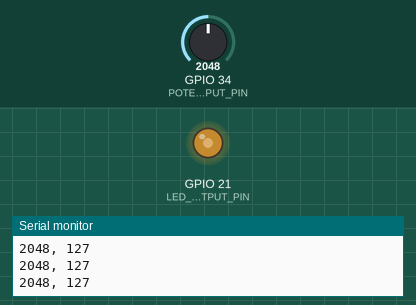
This sketch was run on a simulated ESP32. On the bench: output pins drawn as LEDs (lit = HIGH), the last lines printed to the serial monitor. The test bench sets the inputs (shaded band); at power-on: GPIO 34 (POTENTIOMETER_INPUT_PIN) = 2048.

Above: at 1.2 s.
1.3 s: GPIO 34 (POTENTIOMETER_INPUT_PIN) set to 2866
At 2.2 s:
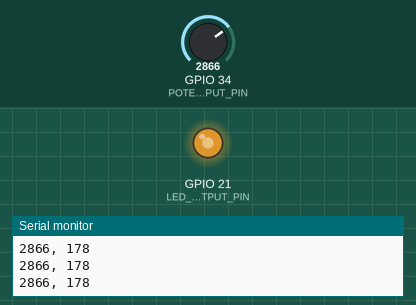
2.8 s: GPIO 34 (POTENTIOMETER_INPUT_PIN) set to 3603
At 3.4 s:
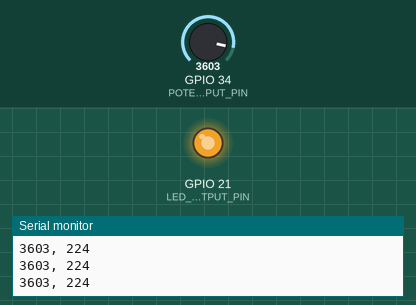
4.3 s: GPIO 34 (POTENTIOMETER_INPUT_PIN) set to 491
At 5.5 s:
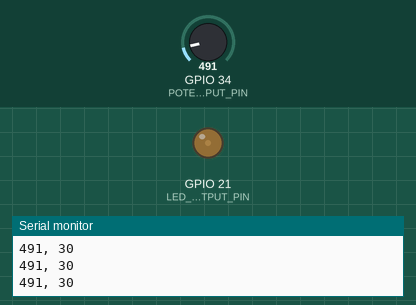
5.8 s: GPIO 34 (POTENTIOMETER_INPUT_PIN) set to 0
At 6.8 s:
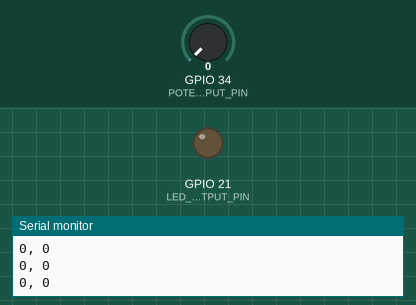
7.3 s: GPIO 34 (POTENTIOMETER_INPUT_PIN) set to 2047
At 7.7 s:
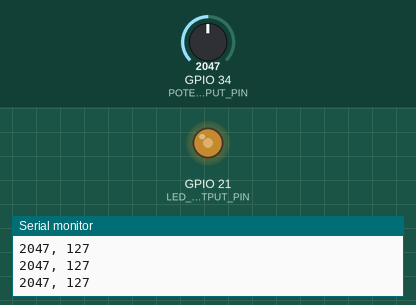
Timing chart, 0 to 9.8 s (numbered marks = the images above; inputs shaded):
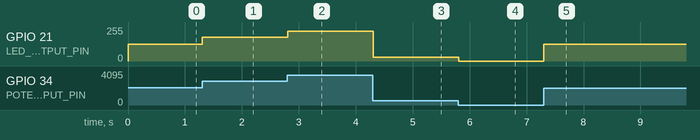

Measured:
- after the input at 1.3 s, GPIO 21 (LED_OUTPUT_PIN): 127/255 → 177/255 at once
- after the input at 2.8 s, GPIO 21 (LED_OUTPUT_PIN): 177/255 → 223/255 at once
- after the input at 4.3 s, GPIO 21 (LED_OUTPUT_PIN): 223/255 → 30/255 at once
- after the input at 5.8 s, GPIO 21 (LED_OUTPUT_PIN): 30/255 → 0/255 at once
- after the input at 7.3 s, GPIO 21 (LED_OUTPUT_PIN): 0/255 → 127/255 at once

The sketch:

PotFade.ino
```cpp
/**
 * This example reads in an analog value on A6 (GPIO 14) and uses it to set a PWM duty cycle output
 * on GPIO 21
 *
 * Note: The ESP32 has two ADC chips. The official Espressif docs state that ADC2 (attached to GPIOs
 * 0, 2, 4, 12 - 15 and 25 - 27) is only usable when the WiFi has *not started*. The Adafruit Huzzah32
 * docs state that ADC1 can only be used when the WiFi *has* been started. We believe the Huzzah 32 docs
 * are wrong.
 *
 * Official Espressif ESP32 ADC docs:
 * https://docs.espressif.com/projects/esp-idf/en/latest/esp32/api-reference/peripherals/adc.html
 *
 * Official Adafruit Huzzah32 docs:
 * https://learn.adafruit.com/adafruit-huzzah32-esp32-feather/pinouts
 *
 * By Jon E. Froehlich
 * @jonfroehlich
 * http://makeabilitylab.io
 *
 * Circuit diagram and walkthrough here:
 * https://makeabilitylab.github.io/physcomp/esp32/pot-fade
 *
 */

const int LED_OUTPUT_PIN = 21;
const int POTENTIOMETER_INPUT_PIN = A6; // GPIO 14
const int MAX_ANALOG_VAL = 4095;

const int PWM_CHANNEL = 0; // ESP32 has 16 channels which can generate 16 independent waveforms
const int PWM_FREQ = 500;  // Recall that Arduino Uno is ~490 Hz. Official ESP32 example uses 5,000Hz
const int PWM_RESOLUTION = 8; // We'll use same resolution as Uno (8 bits, 0-255) but ESP32 can go up to 16 bits

// The max duty cycle value based on PWM resolution (will be 255 if resolution is 8 bits)
const int MAX_DUTY_CYCLE = (int)(pow(2, PWM_RESOLUTION) - 1);

void setup() {
  Serial.begin(9600);

  pinMode(LED_OUTPUT_PIN, OUTPUT);
  pinMode(POTENTIOMETER_INPUT_PIN, INPUT);

  // Setup the PWM waveform and attach our LED output pin
  ledcSetup(PWM_CHANNEL, PWM_FREQ, PWM_RESOLUTION);
  ledcAttachPin(LED_OUTPUT_PIN, PWM_CHANNEL);
}

void loop() {
  int potVal = analogRead(POTENTIOMETER_INPUT_PIN);
  int dutyCycle = map(potVal, 0, MAX_ANALOG_VAL, 0, MAX_DUTY_CYCLE);
  ledcWrite(PWM_CHANNEL, dutyCycle);

  Serial.println((String)potVal + ", " + dutyCycle);

  delay(10);
}
```
